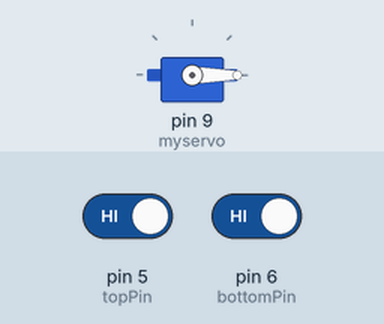
A sketch run on a simulated Arduino Uno, built with avr-gcc and run on an emulated ATmega328P. Parts: servo. Inputs (shaded band) come from the test bench; at power-on: pin 5 (topPin) HIGH, pin 6 (bottomPin) HIGH.

Above: at 1.2 s.
1.3 s: pin 5 (topPin) driven LOW and pin 6 (bottomPin) driven LOW
At 2.1 s:
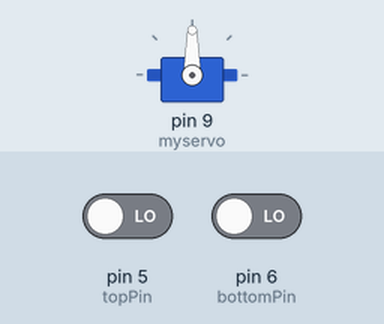
Timing chart, 0 to 4.3 s (numbered marks = the images above; inputs shaded):
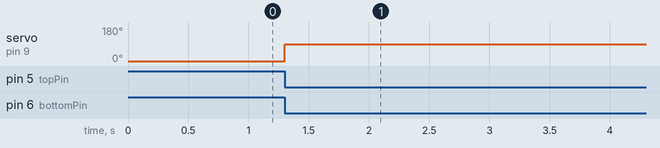

Measured:
- after the input at 1.3 s, servo on pin 9 (myservo): 0° → 90° at once

The sketch:

AutomaticTap.ino
```cpp
#include <Servo.h>

Servo myservo;
int pos = 0;
int bottomPin=6;
int topPin=5;

void setup()
{
  myservo.attach(9);
  pinMode(bottomPin,INPUT);
  pinMode(topPin,INPUT);
}
void loop()
{
  if(digitalRead(bottomPin)==LOW && digitalRead(topPin)==LOW)
  {
    myservo.write(90); //turn the tap open
  }
  if(digitalRead(bottomPin)==HIGH && digitalRead(topPin)==HIGH)
  {
    myservo.write(0); //turn the tap close
  }

  //delay(60*1000);

}
```
